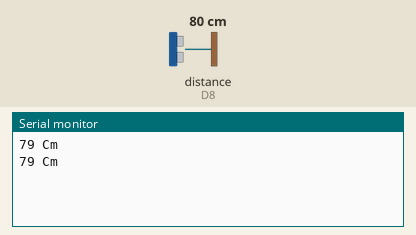
Bench run of a sketch on a simulated ESP8266 (NodeMCU). On the bench: the last lines printed to the serial monitor. Wiring (inferred from the names in the program): ultrasonic range finder: trigger GPIO 3; echo D8. Inputs (shaded band) come from the test bench; at power-on: distance to the obstacle (sensor on D8) 80 cm. The echo pulse lasts 58.3 µs per cm.

Above: at 1.8 s.
1.9 s: distance to the obstacle (sensor on D8) set to 2 cm
At 2.8 s:
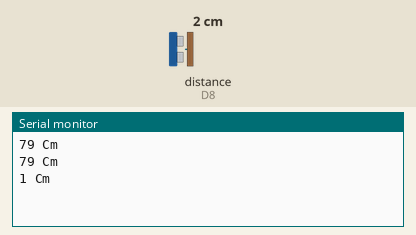
3.4 s: distance to the obstacle (sensor on D8) set to 4 cm
At 4.7 s:
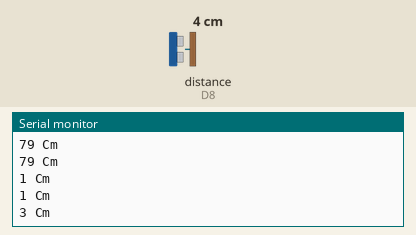
Timing chart, 0 to 6.4 s (numbered marks = the images above; inputs shaded):
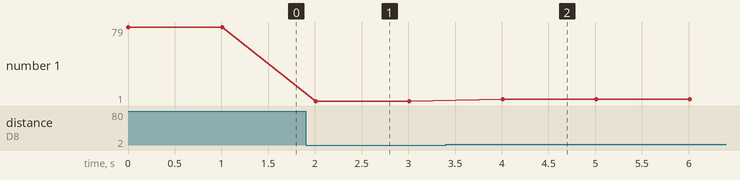

Measured:
- after the input at 1.9 s, the serial monitor: prints a new line after 0.11 s (image 1)
- after the input at 3.4 s, the serial monitor: prints a new line after 0.61 s (image 2)
- plotted number 1: 79 → 1 after the input at 1.9 s, 1 → 3 after the input at 3.4 s

The sketch:

01._ultrasonic_sensor.ino
```cpp
/******************************************************************************************
 * FileName     : 01._ultrasonic_sensor
 * Description  : 초음파 센서를 이용하여 물체와의 거리 측정 해보기
 * Author       : 이인정
 * Created Date : 2021.06.04
 * Reference    :
 * Modified     : 2021.06.04 : LIJ : 헤더 수정
 * Modified     : 2021.12.16 : LEH : 소스 크린징
******************************************************************************************/

int TRIG = D9;                          // TRIG 핀 설정 (초음파 보내는 핀)
int ECHO = D8;                          // ECHO 핀 설정 (초음파 받는 핀)


void setup()
{
  Serial.begin(115200);                 // 통신속도
  pinMode(TRIG, OUTPUT);                // 핀 모드 설정
  pinMode(ECHO, INPUT);                 // 핀 모드 설정
}


void loop()
{
  long duration, distance;
  digitalWrite(TRIG, LOW);
  delayMicroseconds(2);
  digitalWrite(TRIG, HIGH);
  delayMicroseconds(10);
  digitalWrite(TRIG, LOW);

  duration = pulseIn (ECHO, HIGH);      // 물체에 반사되어돌아온 초음파의 시간을 저장

  distance = duration * 17 / 1000;      // 측정된 값을 Cm 로 변환하기 위해 공식을 대입

  Serial.print(distance);               // 측정된 물체로부터 거리값 시리얼 모니터로 출력
  Serial.println(" Cm");

  delay(1000);                          // 1초 대기
}

//=========================================================================================
//
// (주)한국공학기술연구원 http://et.ketri.re.kr
//
//=========================================================================================
```
